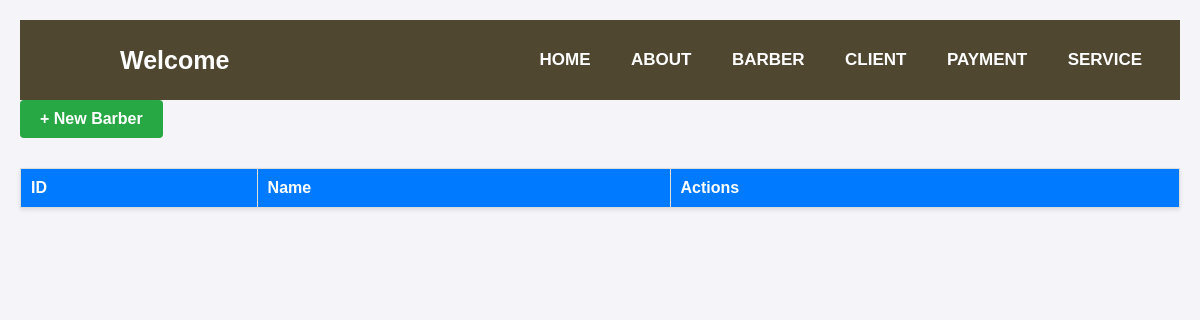
The app's page /barber/, older data.
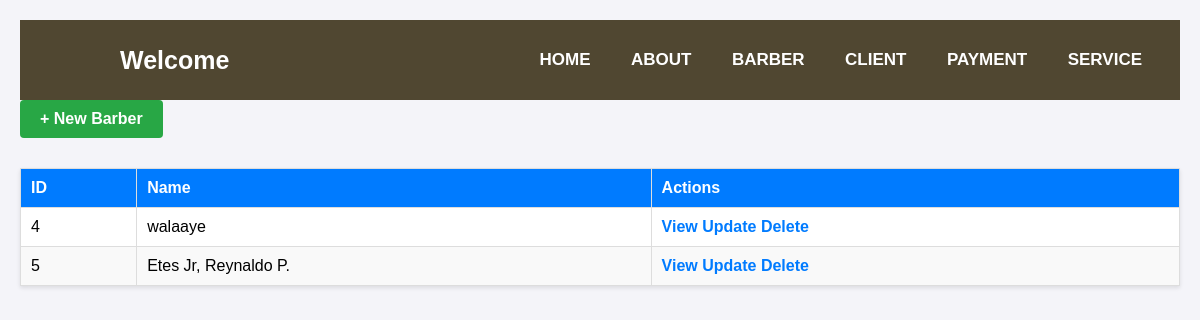
The same page, newer data.
### app/models.py (models this page shows, shortened)
class Barber(models.Model):
    user = models.OneToOneField(User, on_delete=models.CASCADE, related_name="barber_profile")
    name = models.CharField(max_length=100)
    experience_years = models.IntegerField()
    specialty = models.CharField(max_length=255, blank=True, null=True)
    rating = models.DecimalField(max_digits=3, decimal_places=2, default=0.0)
    available = models.BooleanField(default=True)

### app/views.py (the view)
# urls.py: path('barber/', BarberListView.as_view(), name='Barber'),
class BarberListView(ListView):
    model = Barber
    context_object_name = 'barber'
    template_name = 'app/barber_list.html'

### app/Templates/app/barber_list.html (shortened to what this page needs)
{% extends 'app/Admin/Admin.html' %}
{% load static %}
{% block content %}
<a href="{% url 'barber_create' %}" class="add-barber">+ New Barber</a>
<table>
    <thead>
        <tr>
            <th>ID</th>
            <th>Name</th>
            <th>Actions</th>
        </tr>
    </thead>
    <tbody>
        {% for barber in barber %}
        <tr>
            <td>{{ barber.pk }}</td>
            <td>{{ barber.name }}</td>
            <td>
                <a href="{% url 'barber_detail' barber.pk %}">View</a>
                <a href="{% url 'barber_update' barber.pk %}">Update</a>
                <a href="{% url 'barber_delete' barber.pk %}">Delete</a>
            </td>
        </tr>
        {% endfor %}
    </tbody>
</table>
{% endblock content %}

### app/Templates/app/Admin/Admin.html (shortened to what this page needs)
<!DOCTYPE html>
{% load static %}
<html lang="en">
<head>
    <link rel="stylesheet" href="{% static 'css/base.css' %}">
    <link rel="stylesheet" href="{% static 'css/navbar.css' %}">
    <link rel="stylesheet" href="https://cdnjs.cloudflare.com/ajax/libs/font-awesome/5.15.3/css/all.min.css" />
</head>
<body>
    {% include 'app/Admin/adminnavbar.html' %}
    {% block content %}
    {% endblock content %}
</body>
</html>

### app/Templates/app/Admin/adminnavbar.html (shortened to what this page needs)
<nav>
    <label class="logo">Welcome {{ user.username }}</label>
    <ul>
      <li><a href="{% url 'home' %}">Home</a></li>
      <li><a href="#">About</a></li>
      <li><a href="{% url 'Barber' %}">Barber</a></li>
      <li><a href="{% url 'client' %}">Client</a></li>
        <li><a href="{% url 'payment' %}">Payment</a></li>
         <li><a href="{% url 'service' %}">Service</a></li>
    </ul>
  </nav>

### static/css/base.css (style rules this page uses)
body { margin: 0; font-family: Arial, sans-serif; background-color: #f4f4f9; }

### static/css/navbar.css (style rules this page uses)
* { padding: 0; margin: 0; text-decoration: none; list-style: none; box-sizing: border-box; }
body { font-family: "Montserrat", sans-serif; }
nav { background: #504731; height: 80px; width: 100%; }
label.logo { color: white; font-size: 25px; line-height: 80px; padding: 0 100px; font-weight: bold; }
nav ul { float: right; margin-right: 20px; }
nav ul li { display: inline-block; line-height: 80px; margin: 0 5px; }
nav ul li a { color: white; font-size: 17px; padding: 7px 13px; border-radius: 3px; text-transform: uppercase; }

### app/Templates/app/barber_list.html (style rules this page uses)
body { font-family: Arial, sans-serif; background-color: #f4f4f9; margin: 0; padding: 20px; }
a { text-decoration: none; color: #007BFF; font-weight: bold; }
table { width: 100%; border-collapse: collapse; margin-top: 20px; background-color: #fff; box-shadow: 0 2px 4px rgba(0, 0, 0, 0.1); }
th, td { padding: 10px; text-align: left; border: 1px solid #ddd; }
th { background-color: #007BFF; color: white; }
tr:nth-child(even) { background-color: #f9f9f9; }
.add-barber { display: inline-block; margin-bottom: 10px; padding: 10px 20px; background-color: #28a745; color: white; border: none; border-radius: 4px; text-align: center; }

Row changes from the older to the newer data that the page shows:
added Barber: pk "4", name "walaaye"
added Barber: pk "5", name "Etes Jr, Reynaldo P."
